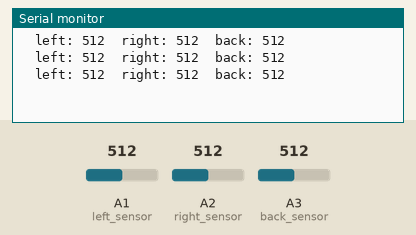
A sketch run on a simulated Arduino Uno, built with avr-gcc and run on an emulated ATmega328P. On the bench: the last lines printed to the serial monitor. The test bench sets the inputs (shaded band); at power-on: A1 (left_sensor) = 512, A2 (right_sensor) = 512, A3 (back_sensor) = 512.

Above: at 1.2 s.
1.3 s: A1 (left_sensor) set to 716
At 2.01 s:
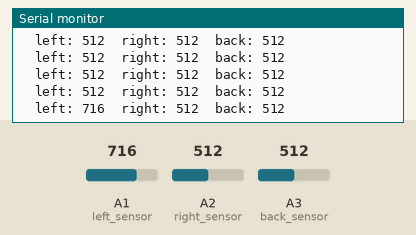
2.8 s: A2 (right_sensor) set to 716
At 2.91 s:
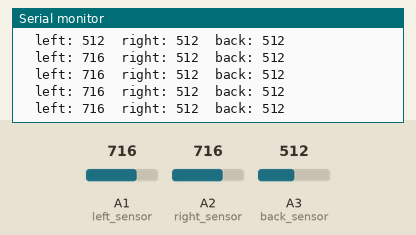
4.3 s: A3 (back_sensor) set to 716
At 4.42 s:
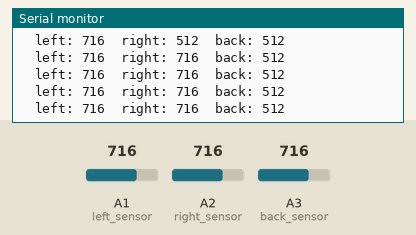
5.8 s: A1 (left_sensor) set to 900
At 5.92 s:
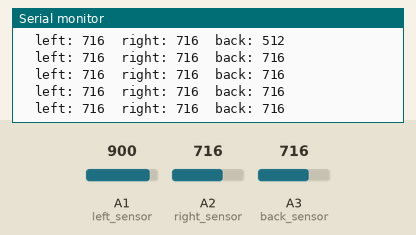
7.3 s: A2 (right_sensor) set to 900
At 7.43 s:
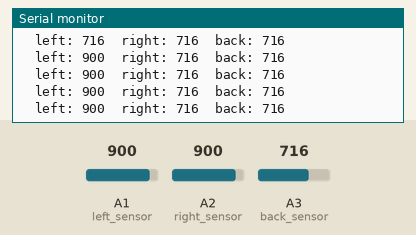
8.8 s: A3 (back_sensor) set to 900
At 8.93 s:
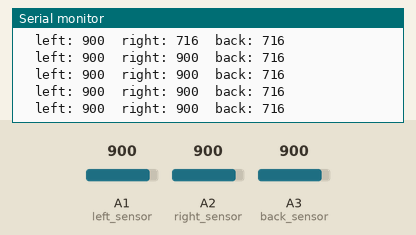
Timing chart, 0 to 11.3 s (numbered marks = the images above; inputs shaded):
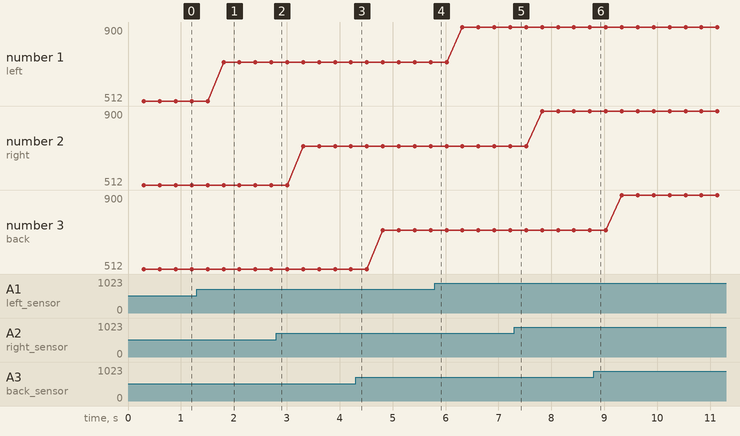

The sketch:

sensor_test.ino
```cpp
int left_sensor =  A1;
int right_sensor =  A2;
int back_sensor  = A3;

void setup() {
Serial.begin(9600);
pinMode(left_sensor, INPUT);
pinMode(right_sensor, INPUT);
pinMode(back_sensor, INPUT);
}

void loop() {
int Left_sensor_reding = analogRead(left_sensor);
int right_sensor_reding = analogRead(right_sensor);
int back_sensor_reding = analogRead(back_sensor);

delay(300);

Serial.print("  left: ");
Serial.print(Left_sensor_reding);
Serial.print("  right: ");
Serial.print(right_sensor_reding);
Serial.print("  back: ");
Serial.println(back_sensor_reding);

}
```

Measured:
- after the input at 1.3 s, the serial monitor: prints a new line after 0.51 s (image 1)
- plotted number 1: 512 → 716 after the input at 1.3 s, 716 → 900 after the input at 5.8 s
